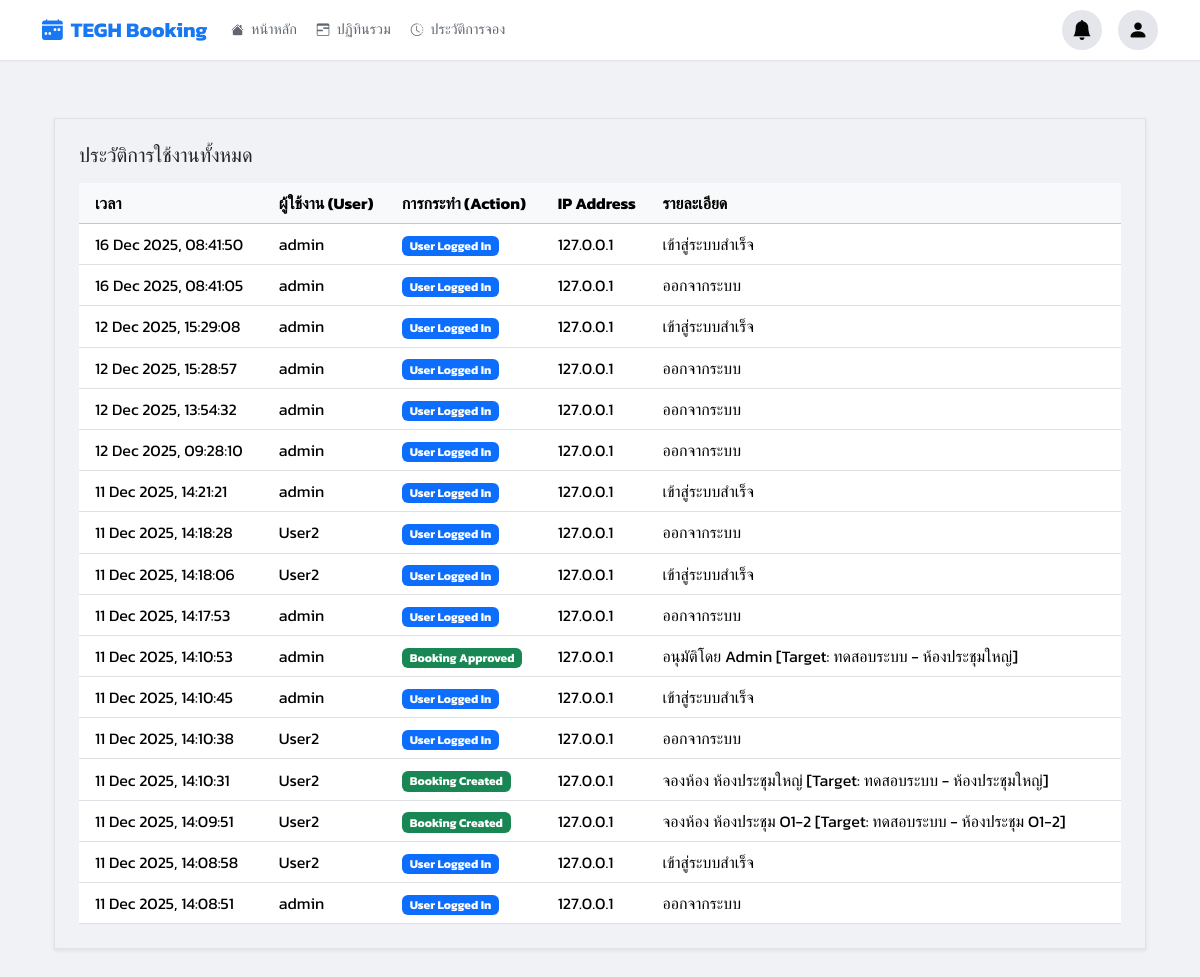
The page /audit-log/?page=2 (signed in) on the database as committed earlier.
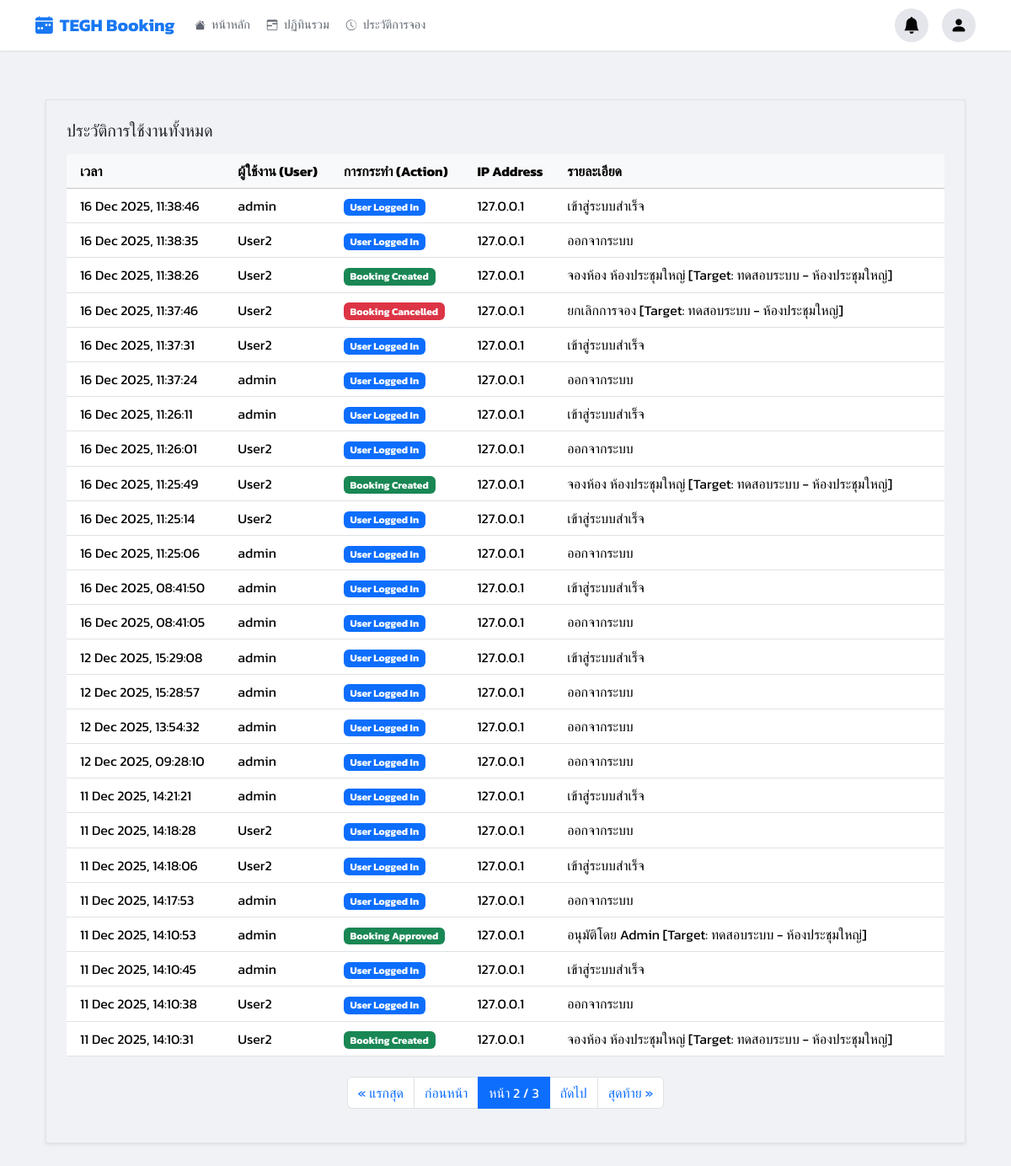
The same page on the database as committed later.
### booking/models.py (models this page shows, shortened)
class AuditLog(models.Model):
    ACTION_CHOICES = [
        ('LOGIN', 'User Logged In'),
        ('BOOKING_CREATED', 'Booking Created'),
        ('BOOKING_EDITED', 'Booking Edited'),
        ('BOOKING_CANCELLED', 'Booking Cancelled'),
        ('BOOKING_APPROVED', 'Booking Approved'),
        ('BOOKING_REJECTED', 'Booking Rejected'),
        ('OUTLOOK_SYNC', 'Outlook Synced'),
    ]
    user = models.ForeignKey(User, on_delete=models.SET_NULL, null=True, blank=True)
    action = models.CharField(max_length=20, choices=ACTION_CHOICES)
    timestamp = models.DateTimeField(auto_now_add=True)
    details = models.TextField(blank=True, null=True)
    ip_address = models.GenericIPAddressField(null=True, blank=True)
    class Meta:
        ordering = ['-timestamp']

### booking/views.py (the view)
# urls.py: path('audit-log/', views.audit_log_view, name='audit_log'),
@login_required
def audit_log_view(request):
    logs = AuditLog.objects.all()
    paginator = Paginator(logs, 25)
    page_obj = paginator.get_page(request.GET.get('page'))
    return render(request, 'pages/audit_log.html', {**get_base_context(request), 'page_obj': page_obj})

### booking/views.py (called while the page is built)
def is_admin(user):
    return user.is_authenticated and (user.is_superuser or user.is_staff or user.groups.filter(name='Admin').exists())

def is_approver_or_admin(user):
    return user.is_authenticated and (user.is_superuser or user.is_staff or user.groups.filter(name__in=['Approver', 'Admin']).exists())

### templates/pages/audit_log.html (shortened to what this page needs)
{% extends 'base.html' %}
{% load static %}
{% block content %}
<div class="container-fluid py-4">
    <div class="content-card shadow-sm border p-3 p-md-4">
        <h5 class="mb-3">ประวัติการใช้งานทั้งหมด</h5>
        <div class="table-responsive">
            <table class="table table-hover mb-0 align-middle">
                <thead class="table-light">
                    <tr>
                        <th scope="col" class="ps-3">เวลา</th>
                        <th scope="col">ผู้ใช้งาน (User)</th>
                        <th scope="col">การกระทำ (Action)</th>
                        <th scope="col">IP Address</th>
                        <th scope="col">รายละเอียด</th>
                    </tr>
                </thead>
                <tbody>
                    {% for log in page_obj %}
                    <tr>
                        <td class="ps-3">{{ log.timestamp|date:"d M Y, H:i:s" }}</td>
                        <td>
                            {% if log.user %}
                                {{ log.user.username }}
                            {% else %}
                                <span class="text-muted small">(N/A)</span>
                            {% endif %}
                        </td>
                        <td>
                            <span class="badge
                                {% if log.action == 'LOGIN' %}bg-primary
                                {% elif log.action == 'BOOKING_CREATED' %}bg-success
                                {% elif log.action == 'BOOKING_EDITED' %}bg-info
                                {% elif log.action == 'BOOKING_APPROVED' %}bg-success
                                {% elif log.action == 'BOOKING_REJECTED' %}bg-warning text-dark
                                {% elif log.action == 'BOOKING_CANCELLED' %}bg-danger
                                {% else %}bg-secondary{% endif %}">
                                {{ log.get_action_display }}
                            </span>
                        </td>
                        <td>{{ log.ip_address|default:"-" }}</td>
                        <td>{{ log.details|default:"-" }}</td>
                    </tr>
                    {% endfor %}
                </tbody>
            </table>
        </div>
        {% if page_obj.has_other_pages %}
            <nav aria-label="Page navigation" class="mt-4">
                <ul class="pagination justify-content-center">
                    {% if page_obj.has_previous %}
                        <li class="page-item"><a class="page-link" href="?page=1">&laquo; แรกสุด</a></li>
                        <li class="page-item"><a class="page-link" href="?page={{ page_obj.previous_page_number }}">ก่อนหน้า</a></li>
                    {% else %}
                        <li class="page-item disabled"><span class="page-link">&laquo; แรกสุด</span></li>
                        <li class="page-item disabled"><span class="page-link">ก่อนหน้า</span></li>
                    {% endif %}
                    <li class="page-item active" aria-current="page">
                        <span class="page-link">หน้า {{ page_obj.number }} / {{ page_obj.paginator.num_pages }}</span>
                    </li>
                    {% if page_obj.has_next %}
                        <li class="page-item"><a class="page-link" href="?page={{ page_obj.next_page_number }}">ถัดไป</a></li>
                        <li class="page-item"><a class="page-link" href="?page={{ page_obj.paginator.num_pages }}">สุดท้าย &raquo;</a></li>
                    {% else %}
                        <li class="page-item disabled"><span class="page-link">ถัดไป</span></li>
                        <li class="page-item disabled"><span class="page-link">สุดท้าย &raquo;</span></li>
                    {% endif %}
                </ul>
            </nav>
        {% endif %}
    </div>
</div>
{% endblock %}

Rows that differ between the two databases and show on the page:
no longer on this page (row unchanged): AuditLog: timestamp "11 Dec 2025, 14:09:51", user.username "User2", action "Booking Created", ip_address "127.0.0.1", details "จองห้อง ห้องประชุม O1-2 [Target: ทดสอบระบบ - ห้องประชุม O1-2]"
no longer on this page (row unchanged): AuditLog: timestamp "11 Dec 2025, 14:08:58", user.username "User2", action "User Logged In", ip_address "127.0.0.1", details "เข้าสู่ระบบสำเร็จ"
no longer on this page (row unchanged): AuditLog: timestamp "11 Dec 2025, 14:08:51", user.username "admin", action "User Logged In", ip_address "127.0.0.1", details "ออกจากระบบ"
added AuditLog: timestamp "16 Dec 2025, 11:38:46", user.username "admin", action "User Logged In", ip_address "127.0.0.1", details "เข้าสู่ระบบสำเร็จ"
added AuditLog: timestamp "16 Dec 2025, 11:38:35", user.username "User2", action "User Logged In", ip_address "127.0.0.1", details "ออกจากระบบ"
added AuditLog: timestamp "16 Dec 2025, 11:38:26", user.username "User2", action "Booking Created", ip_address "127.0.0.1", details "จองห้อง ห้องประชุมใหญ่ [Target: ทดสอบระบบ - ห้องประชุมใหญ่]"
added AuditLog: timestamp "16 Dec 2025, 11:37:46", user.username "User2", action "Booking Cancelled", ip_address "127.0.0.1", details "ยกเลิกการจอง [Target: ทดสอบระบบ - ห้องประชุมใหญ่]"
added AuditLog: timestamp "16 Dec 2025, 11:37:31", user.username "User2", action "User Logged In", ip_address "127.0.0.1", details "เข้าสู่ระบบสำเร็จ"
added AuditLog: timestamp "16 Dec 2025, 11:37:24", user.username "admin", action "User Logged In", ip_address "127.0.0.1", details "ออกจากระบบ"
added AuditLog: timestamp "16 Dec 2025, 11:26:11", user.username "admin", action "User Logged In", ip_address "127.0.0.1", details "เข้าสู่ระบบสำเร็จ"
added AuditLog: timestamp "16 Dec 2025, 11:26:01", user.username "User2", action "User Logged In", ip_address "127.0.0.1", details "ออกจากระบบ"
added AuditLog: timestamp "16 Dec 2025, 11:25:49", user.username "User2", action "Booking Created", ip_address "127.0.0.1", details "จองห้อง ห้องประชุมใหญ่ [Target: ทดสอบระบบ - ห้องประชุมใหญ่]"
added AuditLog: timestamp "16 Dec 2025, 11:25:14", user.username "User2", action "User Logged In", ip_address "127.0.0.1", details "เข้าสู่ระบบสำเร็จ"
added AuditLog: timestamp "16 Dec 2025, 11:25:06", user.username "admin", action "User Logged In", ip_address "127.0.0.1", details "ออกจากระบบ"
Other text that changed with them:
{{ page_obj.number }}: (not shown) → "2"
{{ page_obj.paginator.num_pages }}: (not shown) → "3"
text now shown: "« แรกสุด ก่อนหน้า หน้า / ถัดไป สุดท้าย »"
